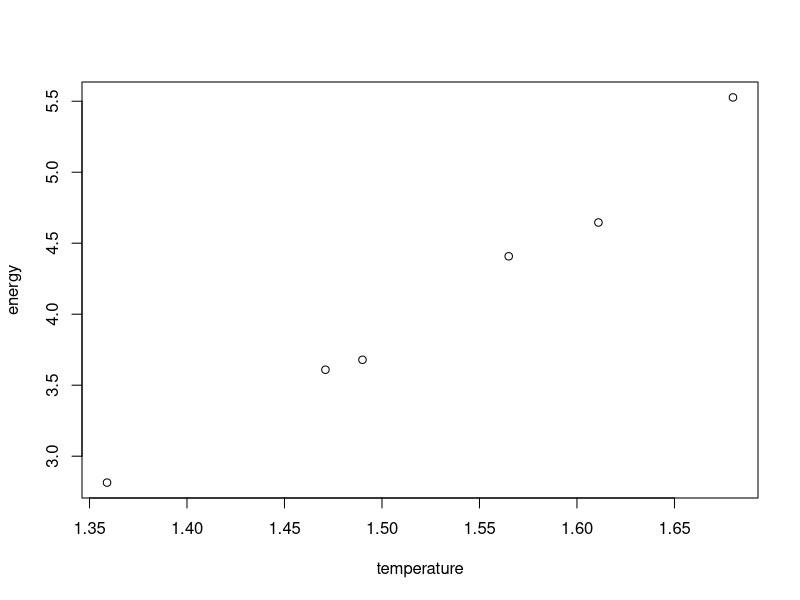
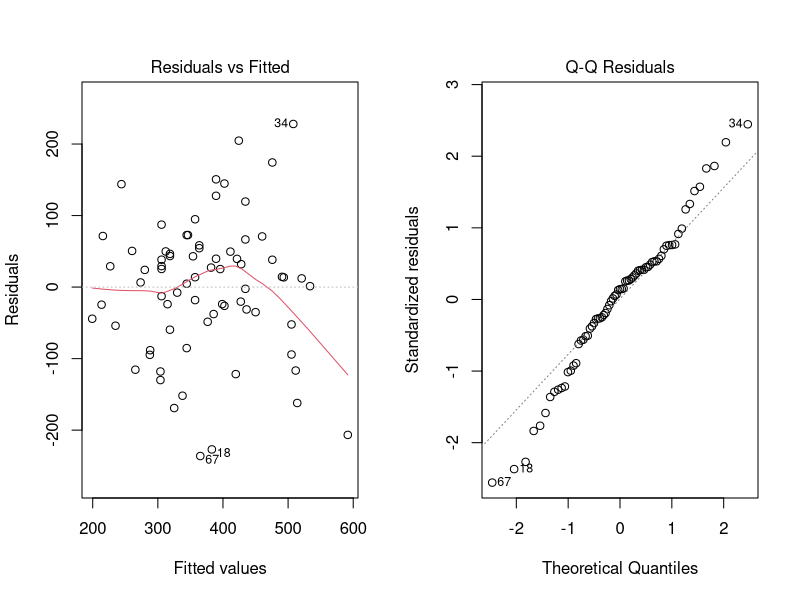
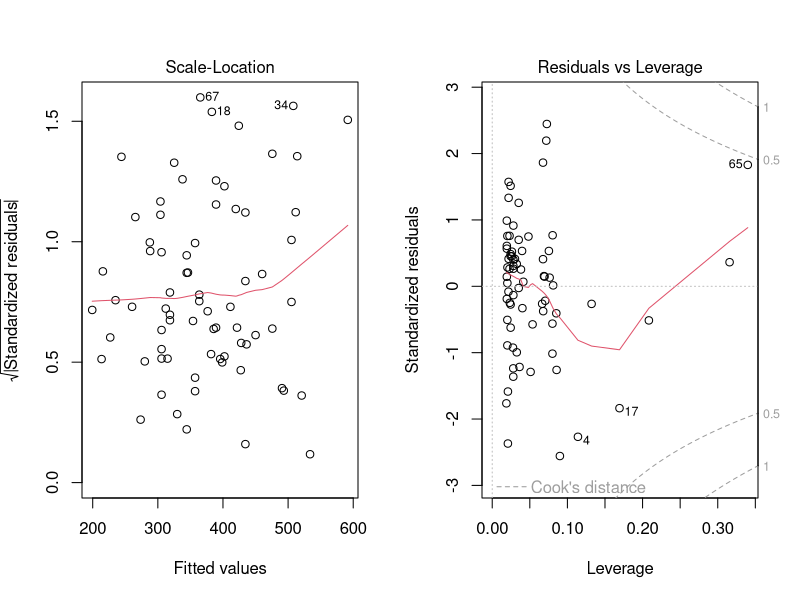

Write R code to recreate these figures, in order. (Note: this script raises an error after producing the figures.)
## ---- chunk 1
library(dplyr)
## ---- chunk 2
lamp <- read.table("lamp.txt", header = TRUE)
with(lamp, plot(energy ~ temperature))
## ---- chunk 3
lamp.model <- lm(log(energy) ~ temperature, data = lamp)
summary(lamp.model)
## ---- chunk 4
exp.growth <- nls(energy ~ th1 * exp(th2 * temperature), data = lamp, start = list(th1 = 2.5, th2 = 2.068))
summary(exp.growth)
## ---- chunk 5
exp.growth2 <- nls(energy ~ th1 * exp(th2 * temperature) + th3, data = lamp, start = list(th1 = 2.5, th2 = 2.068, th3 = 0))
summary(exp.growth2)
## ---- chunk 6
y_value <- .168 * exp(2.075 * 1.4) + .018
## ---- chunk 7
trailuser <- read.table("trailuser.txt", header = TRUE, stringsAsFactors = TRUE)
trailuser$dayType <- as.factor(trailuser$dayType)
trailuser$season <- as.factor(trailuser$season)

contrasts(trailuser$dayType)
contrasts(trailuser$season)

additive_model <- lm(volume ~ avgtemp + precip + dayType + season, data = trailuser)
summary(additive_model)
## ---- chunk 8
full_model <- lm(volume ~ avgtemp + precip + dayType + season, data = trailuser)
reduced_model <- lm(volume ~ avgtemp + precip + dayType, data = trailuser)
anova_results <- anova(reduced_model, full_model)
anova_results 
## ---- chunk 9
par(mfrow = c(1, 2)) 
plot(reduced_model)
## ---- chunk 10
quadratic_model <- lm(volume ~ avgtemp + I(avgtemp^2) + precip + dayType, data = trailuser)
summary(quadratic_model)
## ---- chunk 11
.25 * 
## ---- chunk 12
beta0 <- -599.94041
beta1 <- 27.81275
beta2 <- -0.18344
beta3 <- -148.07875
dayType_weekend <- 0

avgtemp <- 55
precip <- 0.15

predicted_volume <- beta0 + 
                   (beta1 * avgtemp) + 
                   (beta2 * (avgtemp^2)) + 
                   (beta3 * precip) + 
                   (dayType_weekend * 93.65017)
predicted_volume
## ---- chunk 13
trailuser2 <- trailuser |>
  mutate(sqrt_precip = sqrt(precip))
## ---- chunk 14
model4 <- lm(volume ~ avgtemp + I(avgtemp^2) + sqrt_precip + dayType, data = trailuser)

sqrt_precip_value <- sqrt(0.15)
new_data <- data.frame(avgtemp = 55,
                       I.avgtemp.2 = 55^2, sqrt_precip = sqrt_precip_value, dayType = factor("weekday", levels = c("weekday", "weekend")))
predicted_usage <- predict(model4, newdata = new_data)
predicted_usage
## ---- chunk 15
intercept <- 66.45
beta_BMI <- -1.62
beta_BP <- -1.49
beta_interaction <- 0.11

BMI <- 25
BP <- 90

interaction_term <- BMI * BP

predicted_response <- intercept + (beta_BMI * BMI) + (beta_BP * BP) + (beta_interaction * interaction_term)
predicted_response
